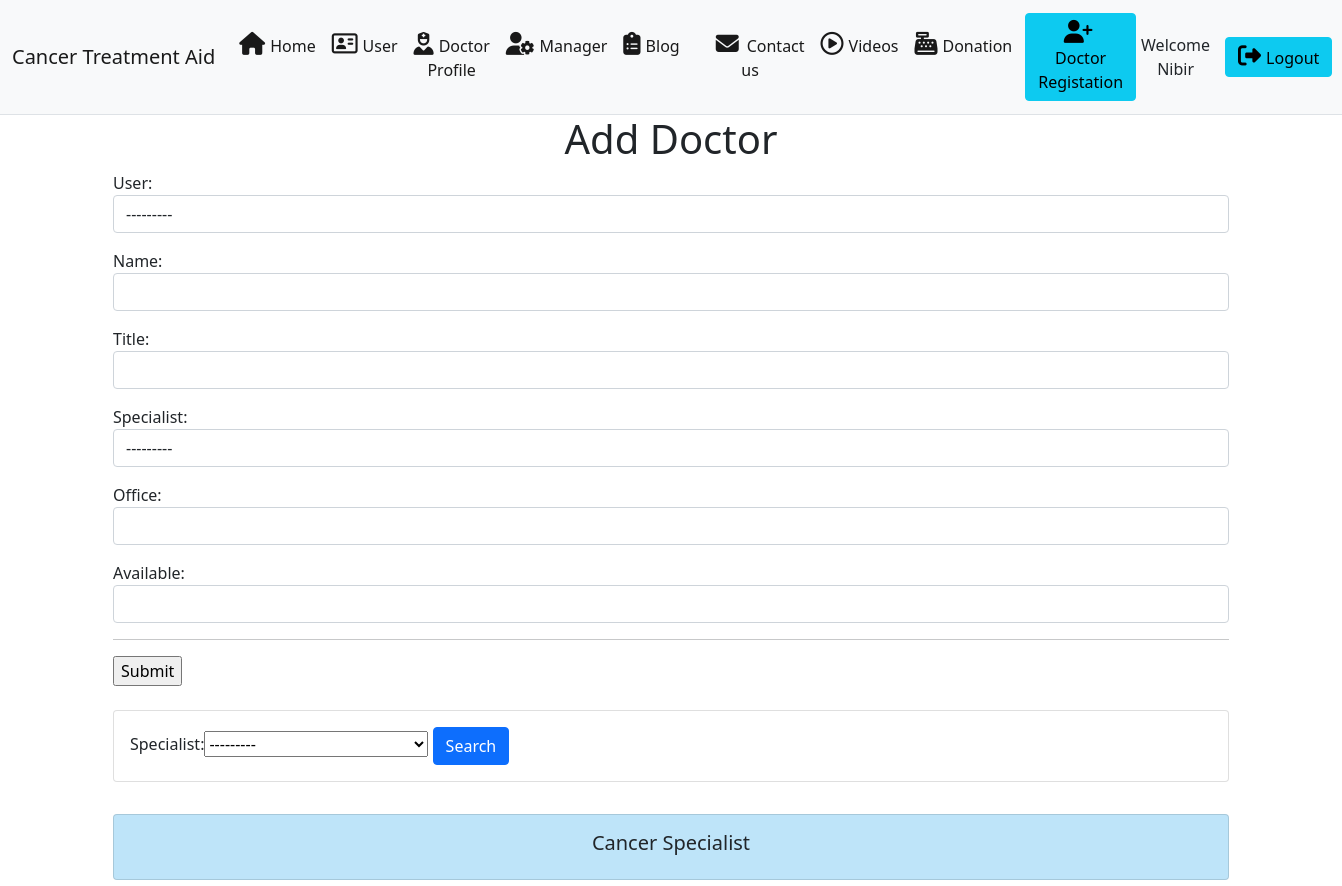
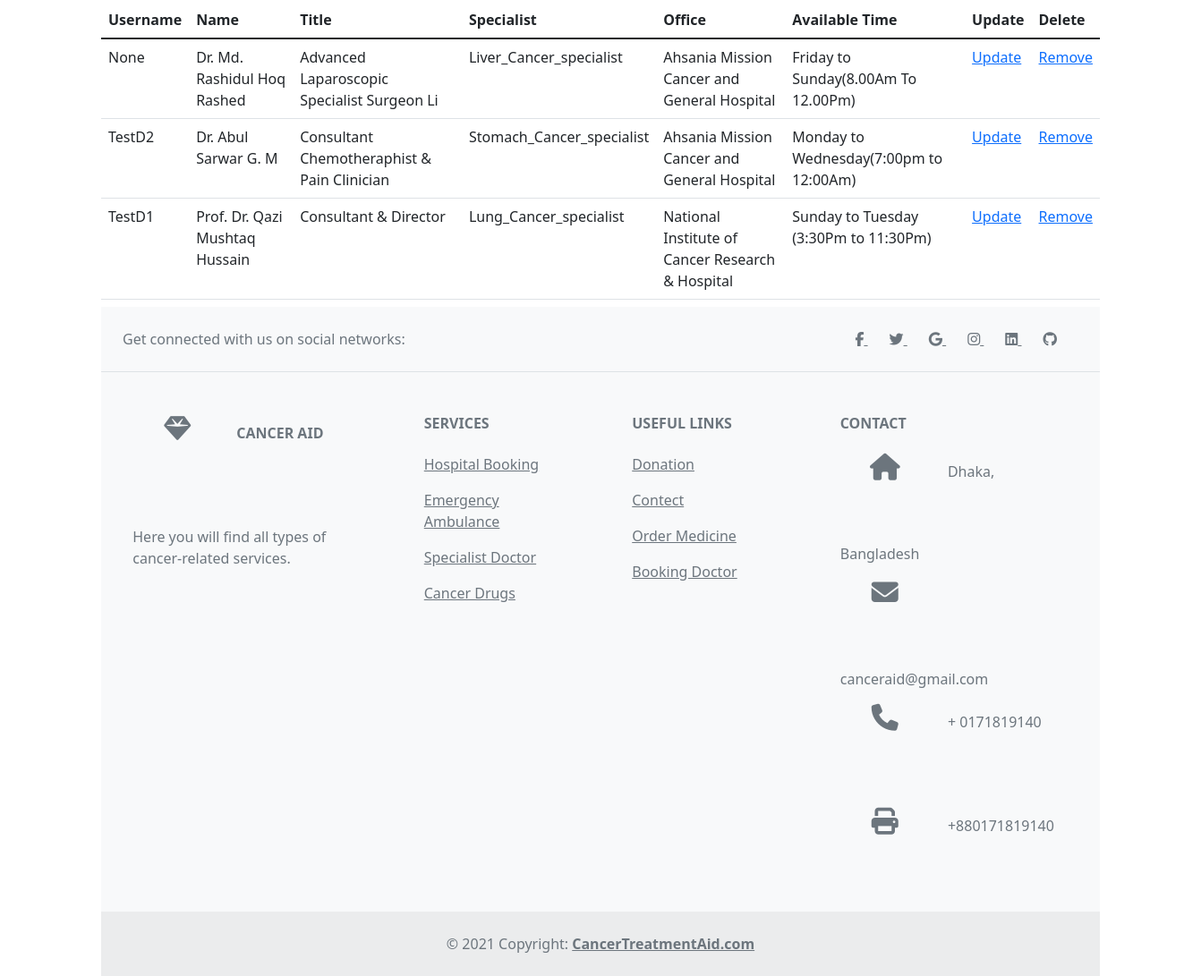
Page /adddoctor (signed in) on the committed database (2 pictures, top to bottom).
### CancerAid/models.py (models this page shows, shortened)
class Doctor(models.Model):
	user = models.OneToOneField(User, null=True, on_delete=models.CASCADE)
	SPECIALIST = (
			('Lung_Cancer_specialist', 'Lung_Cancer_specialist'),
			('Stomach_Cancer_specialist', 'Stomach_Cancer_specialist'),
			('Liver_Cancer_specialist', 'Liver_Cancer_specialist'),
			)
	name = models.CharField(max_length=200, null=True)
	title = models.CharField(max_length=200, null=True)
	specialist = models.CharField(max_length=200, null=True, choices=SPECIALIST)
	office = models.CharField(max_length=200, null=True)
	available= models.CharField(max_length=200, null=True)

### CancerAid/decorators.py (the view)
		def wrapper_func(request, *args, **kwargs):
			group = None
			if request.user.groups.exists():
				group = request.user.groups.all()[0].name
			if group in allowed_roles:
				return view_func(request, *args, **kwargs)
			else:
				return HttpResponse('You are not authorized to view this page')

### CancerAid/forms.py
class DoctorForm(forms.ModelForm):
	class Meta:
		model = Doctor
		fields = '__all__'
		widgets = {
           'user' : forms.Select(attrs ={'class': 'form-control' }),
		   'name' : forms.TextInput(attrs ={'class': 'form-control' }),
		   'title' : forms.TextInput(attrs ={'class': 'form-control' }),
		   'specialist' : forms.Select(attrs ={'class': 'form-control' }),
		   'office' : forms.TextInput(attrs ={'class': 'form-control' }),
		   'available' : forms.TextInput(attrs ={'class': 'form-control' }),
		}

### CancerAid/views.py (called while the page is built)
@login_required(login_url='homepage')
@allowed_users(allowed_roles=['admin','manager'])
def addDoctor(request):
    form = DoctorForm()
    if request.method == 'POST':
        form = DoctorForm(request.POST)
        if form.is_valid():
            form.save()
            messages.success(request, "Doctor successfully added")
    else:
        form=DoctorForm()
    doctor = Doctor.objects.all()
    myFilter = DoctorFilter(request.GET,queryset=doctor)
    doctor = myFilter.qs
    context={'form':form,'doctor':doctor,'myFilter':myFilter}
    return render(request, 'adddoctor.html', context)

### CancerAid/templates/adddoctor.html (shortened to what this page needs)
{% extends 'index.html' %}
{% block body %}
<h1 style="text-align: center;">Add Doctor</h1>
<div class="container">
<form action="adddoctor.html" method="post">
   {{form.as_p}}
   <hr>
   <input type="submit">
</form>
    </div>
<div class="container">
  <br>
  <div class="row">
    <div class="col">
      <div class="card card-body">
        <form method="get">
          {{myFilter.form}}
          <button class="btn btn-primary" type="submit">Search</button>
        </form>
      </div>
    </div>
  </div>
  <br>
  </div>
  <div class="container">
      <div class="card card-body my-2" style="background: #BEE4F9;">
          <h5 style="text-align: center;">Cancer Specialist</h5>
      </div>
      <table class="table table-hover my-2">
          <thead>
            <tr>
              <th scope="col">Username</th>
              <th scope="col">Name</th>
              <th scope="col">Title</th>
              <th scope="col">Specialist</th>
              <th scope="col">Office</th>
              <th scope="col">Available Time</th>
              <th scope="col">Update</th>
              <th scope="col">Delete</th>
            </tr>
          </thead>
          <tbody>
              {% for i in doctor%}
                          <tr>
                          <td>{{i.user}}</td>
                          <td>{{i.name}}</td>
                          <td>{{i.title}}</td>
                          <td>{{i.specialist}}</td>
                          <td>{{i.office}}</td>
                          <td>{{i.available}}</td>
                          <td><a href="{% url 'updateDoctorInfo' i.id%}">Update</a></td>
                          <td><a href="{% url 'deleteDoctorInfo' i.id%}">Remove</a></td>
                      </tr>
                      {% endfor %}
          </tbody>
        </table>
{% endblock %}

### CancerAid/templates/index.html (shortened to what this page needs)
<!doctype html>
<html lang="en">
  <head>
    {% load static %}
    <link href="https://cdn.jsdelivr.net/npm/bootstrap@5.1.3/dist/css/bootstrap.min.css" rel="stylesheet">
    <link rel="stylesheet" href ="{% static 'style.css'%}">
  </head>
  <body>
    <header class="text-center border-bottom">
    <nav class="navbar navbar-expand-lg navbar-light bg-light">
        <div class="container-fluid">
          <a class="navbar-brand" href="#">Cancer Treatment Aid</a>
          <div class="collapse navbar-collapse" id="navbarSupportedContent">
            <ul class="navbar-nav me-auto mb-2 mb-lg-0">
              <li class="nav-item">
                <a class="nav-link active" aria-current="page" href="/"><i class="fas fa-home" style="height: 1px; display: inline;font-size: 23px;margin-right: 5px;"></i>Home</a>
              </li>
              {% if request.user.is_active %}
              <li class="nav-item">
                <a class="nav-link active" aria-current="page" href="{% url 'userpage' %}"><i class="far fa-address-card" style="height: 1px; display: inline;font-size: 23px;margin-right: 5px;"></i>User</a>
              </li>
              <li class="nav-item">
                <a class="nav-link active" href="{% url 'doctoruserpage' %}"><i class="fas fa-user-nurse" style="height: 1px; display: inline;font-size: 23px;margin-right: 5px;"></i>Doctor Profile</a>
              </li>
              {% endif %}
              <li class="nav-item">
                {% if request.user.is_staff %}
                <a class="nav-link active" aria-current="page" href="{% url 'manager' %}"><i class="fas fa-user-cog" style="height: 1px; display: inline;font-size: 23px;margin-right: 5px;"></i>Manager</a>
                {% endif %}
              </li>
              <li class="nav-item">
                <a class="nav-link active" aria-current="page" href="{% url 'discussion_topicpage' %}"><i class="fas fa-clipboard-list"  style="height: 1px; display: inline;font-size: 23px;margin-right: 5px;"></i>Blog</a>
              </li>
              <li class="nav-item">
                <a class="nav-link active" aria-current="page" href="{% url 'contect' %}"><i class="fa fa-fw fa-envelope" style="height: 1px; display: inline;font-size: 23px;padding-right: 8px;"></i>Contact us</a>
              </li>
              <li class="nav-item">
                <a class="nav-link active" aria-current="page" href="{% url 'Videos' %}"><i class="far fa-play-circle"  style="height: 1px; display: inline;font-size: 23px;margin-right: 5px;"></i>Videos</a>
              </li>
              <li class="nav-item">
                <a class="nav-link active" aria-current="page" href="{% url 'payment' %}"><i class="fas fa-cash-register" style="height: 1px; display: inline;font-size: 23px;margin-right: 5px;"></i>Donation</a>
              </li>
            </ul>
          </div>
          {% if user.is_authenticated %}
          {% if request.user.is_staff %}
          <button href="" type="button" class="btn btn-info" style="margin: 5px;" data-bs-toggle="modal" data-bs-target="#dsignupModal">
            <i class="fas fa-user-plus" style="height: 1px; display: inline;font-size: 23px;margin-right: 5px;"></i> Doctor Registation
             </button>
           {% endif %}
            Welcome {{request.user}}
            <a href ="/logout"><button type="button" class="btn btn-info" style="margin-left: 15px;"><i class="fas fa-sign-out-alt" style="height: 1px; display: inline;font-size: 23px;margin-right: 5px;"></i>Logout</button></a>
            {% endif %}
        </div>
      </nav>
    </header>
      {% block body %}{% endblock body %}
<footer class="text-center text-lg-start bg-light text-muted">
  <section
    class="d-flex justify-content-center justify-content-lg-between p-4 border-bottom"
  >
    <div class="me-5 d-none d-lg-block">
      <span>Get connected with us on social networks:</span>
    </div>
    <div>
      <a href="" class="me-4 text-reset">
        <i class="fab fa-facebook-f"></i>
      </a>
      <a href="" class="me-4 text-reset">
        <i class="fab fa-twitter"></i>
      </a>
      <a href="" class="me-4 text-reset">
        <i class="fab fa-google"></i>
      </a>
      <a href="" class="me-4 text-reset">
        <i class="fab fa-instagram"></i>
      </a>
      <a href="" class="me-4 text-reset">
        <i class="fab fa-linkedin"></i>
      </a>
      <a href="" class="me-4 text-reset">
        <i class="fab fa-github"></i>
      </a>
    </div>
  </section>
  <section class="">
    <div class="container text-center text-md-start mt-5">
      <div class="row mt-3">
        <div class="col-md-3 col-lg-4 col-xl-3 mx-auto mb-4">
          <h6 class="text-uppercase fw-bold mb-4">
            <i class="fas fa-gem me-3"></i>Cancer Aid
          </h6>
          <p>
            Here you will find all types of cancer-related services.
          </p>
        </div>
        <div class="col-md-2 col-lg-2 col-xl-2 mx-auto mb-4">
          <h6 class="text-uppercase fw-bold mb-4">
            Services
          </h6>
          <p>
            <a href="#!" class="text-reset">Hospital Booking</a>
          </p>
          <p>
            <a href="#!" class="text-reset">Emergency Ambulance</a>
          </p>
          <p>
            <a href="#!" class="text-reset">Specialist Doctor</a>
          </p>
          <p>
            <a href="#!" class="text-reset">Cancer Drugs</a>
          </p>
        </div>
        <div class="col-md-3 col-lg-2 col-xl-2 mx-auto mb-4">
          <h6 class="text-uppercase fw-bold mb-4">
            Useful links
          </h6>
          <p>
            <a href="#!" class="text-reset">Donation</a>
          </p>
          <p>
            <a href="#!" class="text-reset">Contect</a>
          </p>
          <p>
            <a href="#!" class="text-reset">Order Medicine</a>
          </p>
          <p>
            <a href="#!" class="text-reset">Booking Doctor</a>
          </p>
        </div>
        <div class="col-md-4 col-lg-3 col-xl-3 mx-auto mb-md-0 mb-4">
          <h6 class="text-uppercase fw-bold mb-4">
            Contact
          </h6>
          <p><i class="fas fa-home me-3"></i> Dhaka, Bangladesh</p>
          <p>
            <i class="fas fa-envelope me-3"></i>
            canceraid@gmail.com
          </p>
          <p><i class="fas fa-phone me-3"></i> + 0171819140</p>
          <p><i class="fas fa-print me-3"></i> +880171819140</p>
        </div>
      </div>
    </div>
  </section>
  <div class="text-center p-4" style="background-color: rgba(0, 0, 0, 0.05);">
    © 2021 Copyright:
    <a class="text-reset fw-bold" href="">CancerTreatmentAid.com</a>
  </div>
</footer>
  </body>
</html>

### CancerAid/static/style.css (style rules this page uses)
header { text-decoration: none; }
.fa { padding: 20px; font-size: 10px; width: 50px; text-align: center; text-decoration: none; border-radius: 50%; }
.fas { font-size: 30px; width: 100px; height: 100px; text-align: center; text-decoration: none; border-radius: 100%; border: 1px; }

### rows in the picture
Doctor: user "None", name "Dr. Md. Rashidul Hoq Rashed", title "Advanced Laparoscopic Specialist Surgeon Li", specialist "Liver_Cancer_specialist", office "Ahsania Mission Cancer and General Hospital", available "Friday to Sunday(8.00Am To 12.00Pm)"
Doctor: user "TestD2", name "Dr. Abul Sarwar G. M", title "Consultant Chemotheraphist & Pain Clinician", specialist "Stomach_Cancer_specialist", office "Ahsania Mission Cancer and General Hospital", available "Monday to Wednesday(7:00pm to 12:00Am)"
Doctor: user "TestD1", name "Prof. Dr. Qazi Mushtaq Hussain", title "Consultant & Director", specialist "Lung_Cancer_specialist", office "National Institute of Cancer Research & Hospital", available "Sunday to Tuesday (3:30Pm to 11:30Pm)"

### other values in the picture
{{ request.user }} "Nibir"
